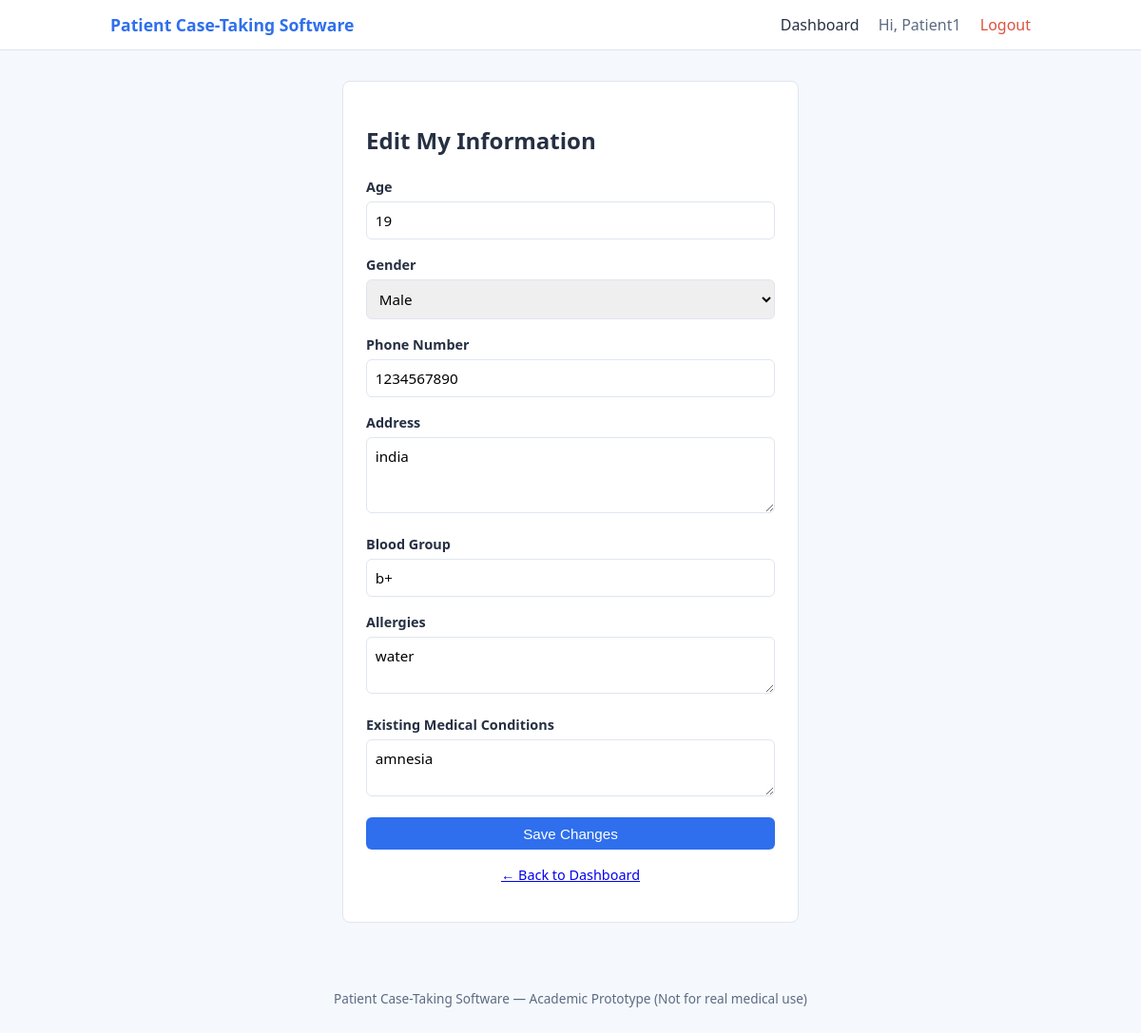
The app's page /patient/profile/edit (signed in) with its own data.
### tables this page shows
CREATE TABLE patient_profiles (
            id INTEGER PRIMARY KEY AUTOINCREMENT,
            user_id INTEGER NOT NULL UNIQUE,
            age INTEGER,
            gender TEXT,
            phone TEXT,
            address TEXT,
            blood_group TEXT,
            allergies TEXT,
            medical_conditions TEXT,
            FOREIGN KEY (user_id) REFERENCES users (id) ON DELETE CASCADE
        );

### app.py (the view, shortened to what this page needs)
@app.route("/patient/profile/edit", methods=["GET", "POST"])
@role_required("patient")
def edit_profile():
    db = get_db()
    user_id = session["user_id"]
    profile = db.execute(
        "SELECT * FROM patient_profiles WHERE user_id = ?", (user_id,)
    ).fetchone()
    return render_template("edit_profile.html", profile=profile)

### app.py (called while the page is built)
def get_db():
    if "db" not in g:
        g.db = sqlite3.connect(DATABASE)
        g.db.row_factory = sqlite3.Row
        g.db.execute("PRAGMA foreign_keys = ON")
    return g.db

def role_required(role):
    def decorator(f):
        @wraps(f)
        def wrapped(*args, **kwargs):
            if "user_id" not in session:
                flash("Please log in to continue.", "error")
                return redirect(url_for("login"))
            if session.get("role") != role:
                return render_template("error.html",
                                        message="You are not authorized to view this page."), 403
            return f(*args, **kwargs)
        return wrapped
    return decorator

### templates/edit_profile.html (shortened to what this page needs)
{% extends "base.html" %}
{% block content %}
<div class="form-card card">
    <h2>Edit My Information</h2>
    <form method="POST" action="{{ url_for('edit_profile') }}">
        <div class="form-group">
            <label for="age">Age</label>
            <input type="number" id="age" name="age" min="0" max="120"
                   value="{{ profile.age if profile and profile.age is not none else '' }}">
        </div>
        <div class="form-group">
            <label for="gender">Gender</label>
            <select id="gender" name="gender">
                {% set current = profile.gender if profile else '' %}
                <option value="Male" {% if current == 'Male' %}selected{% endif %}>Male</option>
            </select>
        </div>
        <div class="form-group">
            <label for="phone">Phone Number</label>
            <input type="text" id="phone" name="phone"
                   value="{{ profile.phone if profile else '' }}">
        </div>
        <div class="form-group">
            <label for="address">Address</label>
            <textarea id="address" name="address" rows="3">{{ profile.address if profile else '' }}</textarea>
        </div>
        <div class="form-group">
            <label for="blood_group">Blood Group</label>
            <input type="text" id="blood_group" name="blood_group" placeholder="e.g. O+"
                   value="{{ profile.blood_group if profile else '' }}">
        </div>
        <div class="form-group">
            <label for="allergies">Allergies</label>
            <textarea id="allergies" name="allergies" rows="2">{{ profile.allergies if profile else '' }}</textarea>
        </div>
        <div class="form-group">
            <label for="medical_conditions">Existing Medical Conditions</label>
            <textarea id="medical_conditions" name="medical_conditions" rows="2">{{ profile.medical_conditions if profile else '' }}</textarea>
        </div>
        <button type="submit" class="btn btn-primary btn-full">Save Changes</button>
    </form>
    <p class="form-footer">
        <a href="{{ url_for('patient_dashboard') }}">&larr; Back to Dashboard</a>
    </p>
</div>
{% endblock %}

### static/css/style.css (style rules this page uses)
:root { --blue: #2f6fed; --blue-dark: #1e4fbf; --light-bg: #f5f8fc; --card-bg: #ffffff; --border: #dfe6ee; --text: #263043; --text-light: #5c6b82; --danger: #e0503f; --success: #2e9e5b; }
* { box-sizing: border-box; }
body { margin: 0; font-family: 'Segoe UI', Arial, sans-serif; background-color: var(--light-bg); color: var(--text); line-height: 1.5; }
.card { background-color: var(--card-bg); border: 1px solid var(--border); border-radius: 8px; padding: 1.5rem; margin-bottom: 1.5rem; }
.btn { display: inline-block; padding: 0.55rem 1.1rem; border-radius: 6px; border: none; text-decoration: none; font-size: 0.95rem; cursor: pointer; text-align: center; }
.btn-primary { background-color: var(--blue); color: #fff; }
.btn-full { width: 100%; }
.form-card { max-width: 480px; margin: 0 auto; }
.form-group { margin-bottom: 1rem; }
.form-group label { display: block; font-weight: 600; margin-bottom: 0.3rem; font-size: 0.9rem; }
.form-group input[type="text"], .form-group input[type="email"], .form-group input[type="password"], .form-group input[type="number"], .form-group select, .form-group textarea { width: 100%; padding: 0.55rem; border: 1px solid var(--border); border-radius: 6px; font-size: 0.95rem; font-family: inherit; }
.form-footer { text-align: center; margin-top: 1rem; font-size: 0.9rem; }

### records on screen
patient_profiles: age "19", gender "Male", phone "1234567890", address "india", blood_group "b+", allergies "water", medical_conditions "amnesia"

### other values on screen
{{ session.get('full_name') }} "Patient1"
